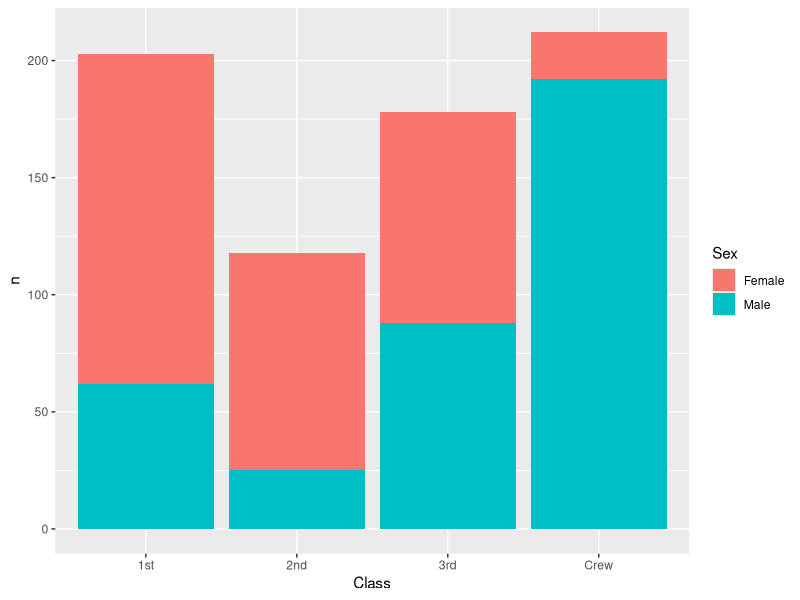
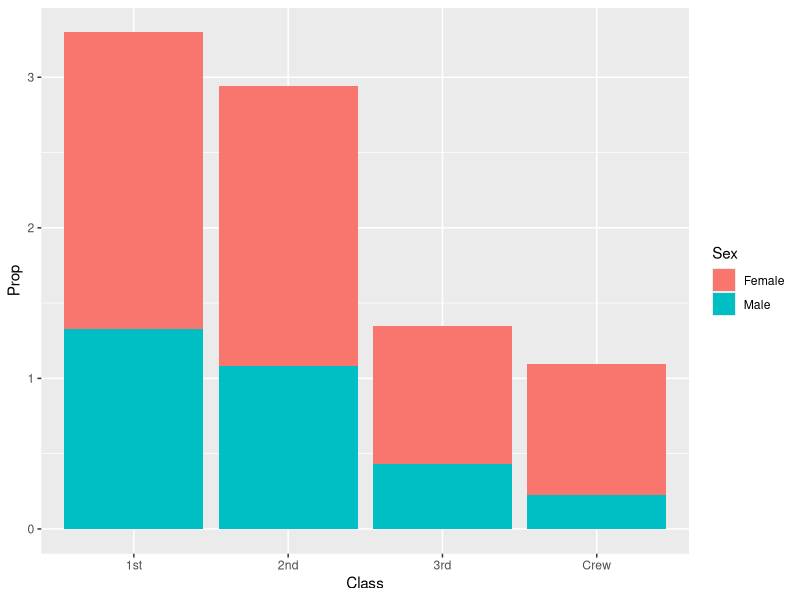
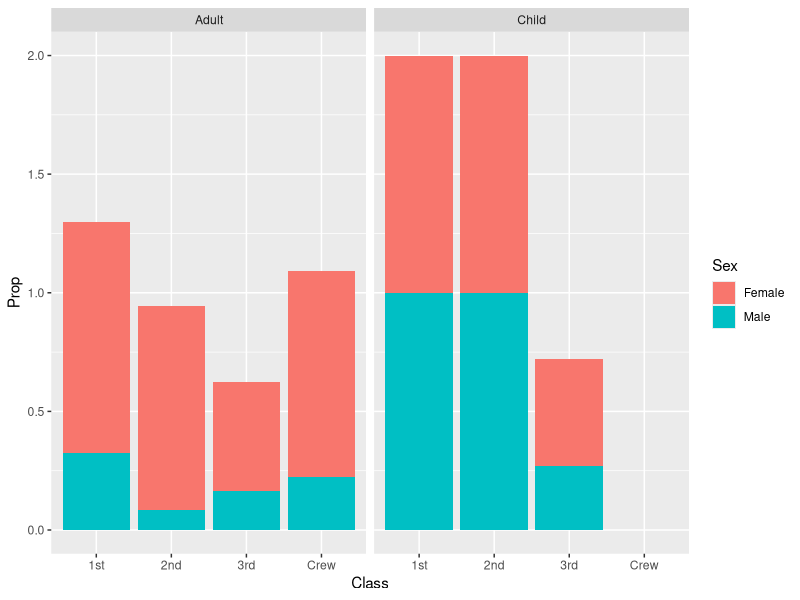

R code for these plots, in order:
## ---- chunk 1
library(tidyverse)

df_titanic <- as_tibble(Titanic)
## ---- chunk 2
## TASK: Perform a `glimpse` of df_titanic
glimpse(df_titanic)
## ---- chunk 3
## NOTE: No need to edit! We'll cover how to
## do this calculation in a later exercise.
df_titanic %>% summarize(total = sum(n))
## ---- chunk 4
## TASK: Visualize counts against `Class` and `Sex`
df_titanic %>%
  filter(Survived == "Yes") %>% 
  ggplot()+
  geom_col(mapping = aes(x = Class, y = n, fill = Sex))

## ---- chunk 5
## NOTE: No need to edit! We'll cover how to
## do this calculation in a later exercise.
df_prop <-
  df_titanic %>%
  group_by(Class, Sex, Age) %>%
  mutate(
    Total = sum(n),
    Prop = n / Total
  ) %>%
  ungroup()
df_prop

## ---- chunk 6
df_prop %>% 
  filter(Survived == "Yes") %>% 
  ggplot()+
    geom_col(mapping = aes(x = Class, y = Prop, fill = Sex))
## ---- chunk 7
df_prop %>% 
  filter(Survived == "Yes") %>% 
  ggplot(aes(x = Class, y = Prop, fill = Sex)) +
  geom_col() +
  facet_grid(~ Age)
## ---- chunk 8

